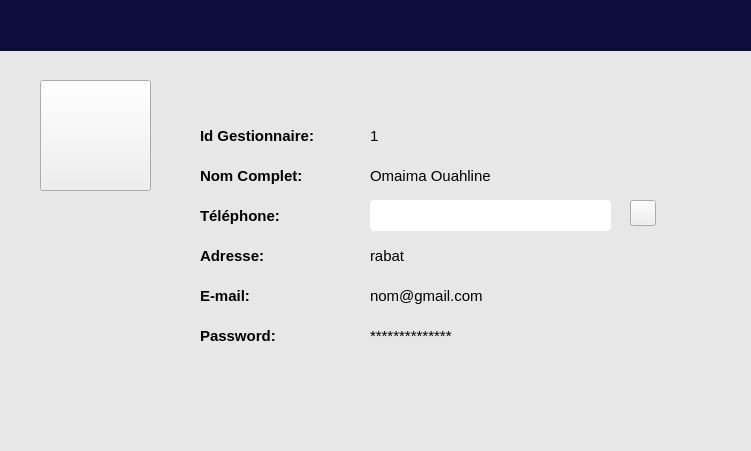
<?xml version="1.0" encoding="UTF-8"?>
<ui version="4.0">
 <class>Form</class>
 <widget class="QWidget" name="Form">
  <property name="geometry">
   <rect>
    <x>0</x>
    <y>0</y>
    <width>751</width>
    <height>451</height>
   </rect>
  </property>
  <property name="windowTitle">
   <string>Form</string>
  </property>
  <widget class="QLabel" name="label">
   <property name="geometry">
    <rect>
     <x>0</x>
     <y>50</y>
     <width>751</width>
     <height>451</height>
    </rect>
   </property>
   <property name="styleSheet">
    <string notr="true">background-color:rgb(231, 231, 231)</string>
   </property>
   <property name="text">
    <string/>
   </property>
  </widget>
  <widget class="QLabel" name="label_2">
   <property name="geometry">
    <rect>
     <x>0</x>
     <y>0</y>
     <width>751</width>
     <height>51</height>
    </rect>
   </property>
   <property name="styleSheet">
    <string notr="true">background-color:rgb(13,12,60)</string>
   </property>
   <property name="text">
    <string/>
   </property>
  </widget>
  <widget class="QPushButton" name="pushButton">
   <property name="geometry">
    <rect>
     <x>40</x>
     <y>80</y>
     <width>111</width>
     <height>111</height>
    </rect>
   </property>
   <property name="autoFillBackground">
    <bool>false</bool>
   </property>
   <property name="styleSheet">
    <string notr="true">background-image:url(:/newPrefix/icons8-personne-homme-100.png);
background-color:url(icons8-personne-homme-40.png);
background-repeat: no-repeat;</string>
   </property>
   <property name="text">
    <string/>
   </property>
  </widget>
  <widget class="QLabel" name="label_6">
   <property name="geometry">
    <rect>
     <x>200</x>
     <y>160</y>
     <width>111</width>
     <height>31</height>
    </rect>
   </property>
   <property name="font">
    <font>
     <pointsize>11</pointsize>
     <weight>75</weight>
     <bold>true</bold>
    </font>
   </property>
   <property name="text">
    <string>Nom Complet:</string>
   </property>
  </widget>
  <widget class="QLabel" name="label_3">
   <property name="geometry">
    <rect>
     <x>200</x>
     <y>120</y>
     <width>121</width>
     <height>31</height>
    </rect>
   </property>
   <property name="font">
    <font>
     <pointsize>11</pointsize>
     <weight>75</weight>
     <bold>true</bold>
    </font>
   </property>
   <property name="text">
    <string>Id Gestionnaire:</string>
   </property>
  </widget>
  <widget class="QLabel" name="label_10">
   <property name="geometry">
    <rect>
     <x>200</x>
     <y>200</y>
     <width>111</width>
     <height>31</height>
    </rect>
   </property>
   <property name="font">
    <font>
     <pointsize>11</pointsize>
     <weight>75</weight>
     <bold>true</bold>
    </font>
   </property>
   <property name="text">
    <string>Téléphone:</string>
   </property>
  </widget>
  <widget class="QLabel" name="label_12">
   <property name="geometry">
    <rect>
     <x>200</x>
     <y>320</y>
     <width>101</width>
     <height>31</height>
    </rect>
   </property>
   <property name="font">
    <font>
     <pointsize>11</pointsize>
     <weight>75</weight>
     <bold>true</bold>
    </font>
   </property>
   <property name="text">
    <string>Password:</string>
   </property>
  </widget>
  <widget class="QLabel" name="passLabel">
   <property name="geometry">
    <rect>
     <x>370</x>
     <y>320</y>
     <width>131</width>
     <height>31</height>
    </rect>
   </property>
   <property name="font">
    <font>
     <pointsize>11</pointsize>
    </font>
   </property>
   <property name="text">
    <string>**************</string>
   </property>
  </widget>
  <widget class="QLabel" name="label_9">
   <property name="geometry">
    <rect>
     <x>200</x>
     <y>240</y>
     <width>101</width>
     <height>31</height>
    </rect>
   </property>
   <property name="font">
    <font>
     <pointsize>11</pointsize>
     <weight>75</weight>
     <bold>true</bold>
    </font>
   </property>
   <property name="text">
    <string>Adresse:</string>
   </property>
  </widget>
  <widget class="QLabel" name="label_11">
   <property name="geometry">
    <rect>
     <x>200</x>
     <y>280</y>
     <width>101</width>
     <height>31</height>
    </rect>
   </property>
   <property name="font">
    <font>
     <pointsize>11</pointsize>
     <weight>75</weight>
     <bold>true</bold>
    </font>
   </property>
   <property name="text">
    <string>E-mail:</string>
   </property>
  </widget>
  <widget class="QLabel" name="nomLabel">
   <property name="geometry">
    <rect>
     <x>370</x>
     <y>160</y>
     <width>131</width>
     <height>31</height>
    </rect>
   </property>
   <property name="font">
    <font>
     <pointsize>11</pointsize>
    </font>
   </property>
   <property name="text">
    <string>Omaima Ouahline</string>
   </property>
  </widget>
  <widget class="QLabel" name="idLabel">
   <property name="geometry">
    <rect>
     <x>370</x>
     <y>120</y>
     <width>131</width>
     <height>31</height>
    </rect>
   </property>
   <property name="font">
    <font>
     <pointsize>11</pointsize>
    </font>
   </property>
   <property name="text">
    <string>1</string>
   </property>
  </widget>
  <widget class="QLabel" name="EmailLabel">
   <property name="geometry">
    <rect>
     <x>370</x>
     <y>280</y>
     <width>131</width>
     <height>31</height>
    </rect>
   </property>
   <property name="font">
    <font>
     <pointsize>11</pointsize>
    </font>
   </property>
   <property name="text">
    <string>nom@gmail.com</string>
   </property>
  </widget>
  <widget class="QLabel" name="adresseLabel">
   <property name="geometry">
    <rect>
     <x>370</x>
     <y>240</y>
     <width>131</width>
     <height>31</height>
    </rect>
   </property>
   <property name="font">
    <font>
     <pointsize>11</pointsize>
    </font>
   </property>
   <property name="text">
    <string>rabat</string>
   </property>
  </widget>
  <widget class="QLineEdit" name="teletextfield">
   <property name="geometry">
    <rect>
     <x>370</x>
     <y>200</y>
     <width>241</width>
     <height>31</height>
    </rect>
   </property>
   <property name="font">
    <font>
     <pointsize>13</pointsize>
    </font>
   </property>
   <property name="styleSheet">
    <string notr="true">border-radius:4px</string>
   </property>
  </widget>
  <widget class="QPushButton" name="pushButton_2">
   <property name="geometry">
    <rect>
     <x>630</x>
     <y>200</y>
     <width>26</width>
     <height>26</height>
    </rect>
   </property>
   <property name="styleSheet">
    <string notr="true">background-image:url(:/newPrefix/icons8-coche-23.png);</string>
   </property>
   <property name="text">
    <string/>
   </property>
  </widget>
 </widget>
 <resources>
  <include location="../ferf.qrc"/>
 </resources>
 <connections/>
</ui>
